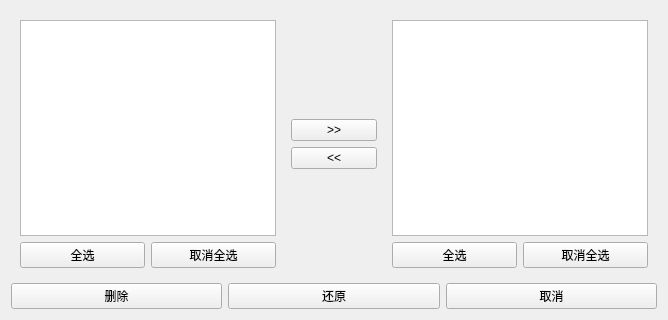
<?xml version="1.0" encoding="UTF-8"?>
<ui version="4.0">
 <class>LY_RestoreSensorWidget</class>
 <widget class="QWidget" name="LY_RestoreSensorWidget">
  <property name="geometry">
   <rect>
    <x>0</x>
    <y>0</y>
    <width>668</width>
    <height>320</height>
   </rect>
  </property>
  <property name="windowTitle">
   <string>Form</string>
  </property>
  <layout class="QGridLayout" name="gridLayout_4">
   <item row="0" column="0">
    <layout class="QGridLayout" name="gridLayout_3">
     <item row="0" column="0" rowspan="4">
      <widget class="QWidget" name="widget" native="true">
       <layout class="QGridLayout" name="gridLayout">
        <item row="0" column="0" colspan="2">
         <widget class="QListWidget" name="left_list"/>
        </item>
        <item row="1" column="0">
         <widget class="QPushButton" name="left_all">
          <property name="text">
           <string>全选</string>
          </property>
         </widget>
        </item>
        <item row="1" column="1">
         <widget class="QPushButton" name="left_not_all">
          <property name="text">
           <string>取消全选</string>
          </property>
         </widget>
        </item>
       </layout>
      </widget>
     </item>
     <item row="0" column="1">
      <widget class="QLabel" name="label">
       <property name="text">
        <string/>
       </property>
      </widget>
     </item>
     <item row="0" column="2" rowspan="4">
      <widget class="QWidget" name="widget_2" native="true">
       <layout class="QGridLayout" name="gridLayout_2">
        <item row="0" column="0" colspan="2">
         <widget class="QListWidget" name="right_list"/>
        </item>
        <item row="1" column="0">
         <widget class="QPushButton" name="right_all">
          <property name="text">
           <string>全选</string>
          </property>
         </widget>
        </item>
        <item row="1" column="1">
         <widget class="QPushButton" name="right_not_all">
          <property name="text">
           <string>取消全选</string>
          </property>
         </widget>
        </item>
       </layout>
      </widget>
     </item>
     <item row="1" column="1">
      <widget class="QPushButton" name="move_right_action">
       <property name="text">
        <string>&gt;&gt;</string>
       </property>
      </widget>
     </item>
     <item row="2" column="1">
      <widget class="QPushButton" name="move_left_action">
       <property name="text">
        <string>&lt;&lt;</string>
       </property>
      </widget>
     </item>
     <item row="3" column="1">
      <widget class="QLabel" name="label_2">
       <property name="text">
        <string/>
       </property>
      </widget>
     </item>
    </layout>
   </item>
   <item row="1" column="0">
    <layout class="QHBoxLayout" name="horizontalLayout">
     <item>
      <widget class="QPushButton" name="left_delete">
       <property name="text">
        <string>删除</string>
       </property>
      </widget>
     </item>
     <item>
      <widget class="QPushButton" name="sure_action">
       <property name="text">
        <string>还原</string>
       </property>
      </widget>
     </item>
     <item>
      <widget class="QPushButton" name="cancle_action">
       <property name="text">
        <string>取消</string>
       </property>
      </widget>
     </item>
    </layout>
   </item>
  </layout>
 </widget>
 <resources/>
 <connections/>
</ui>
